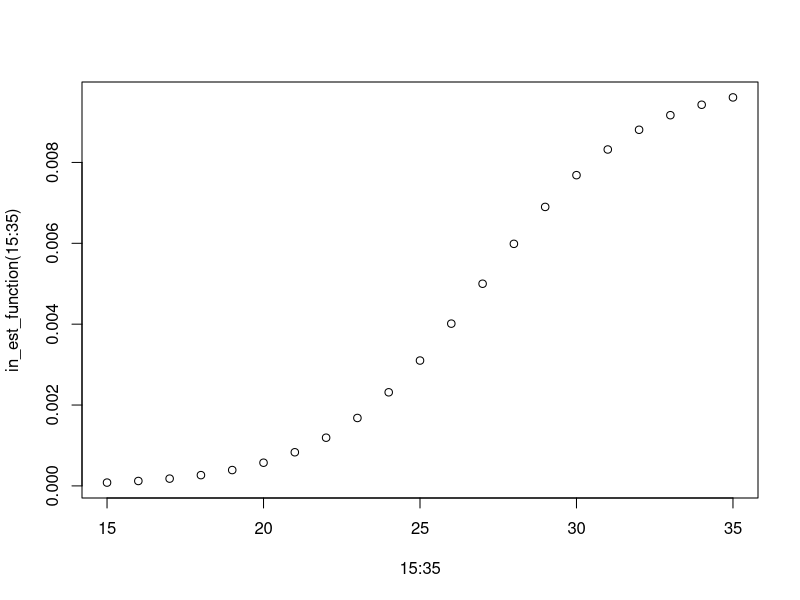
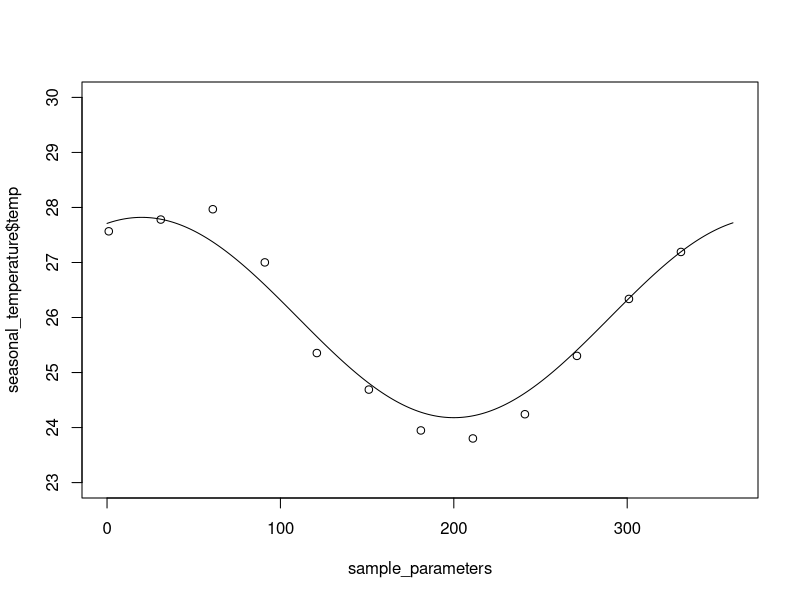
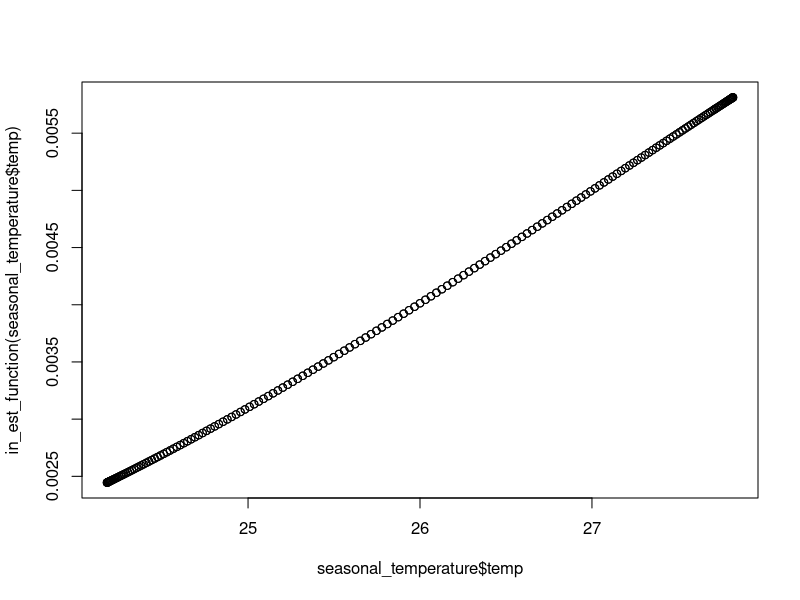
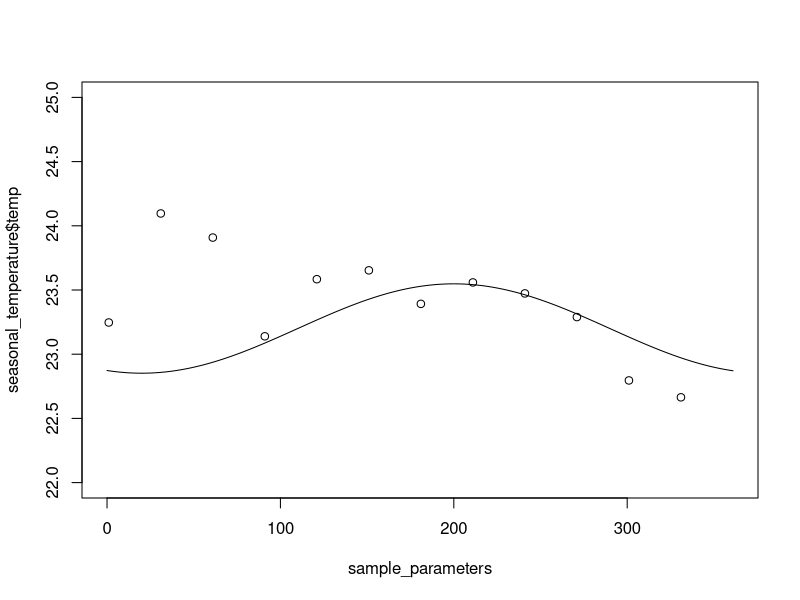
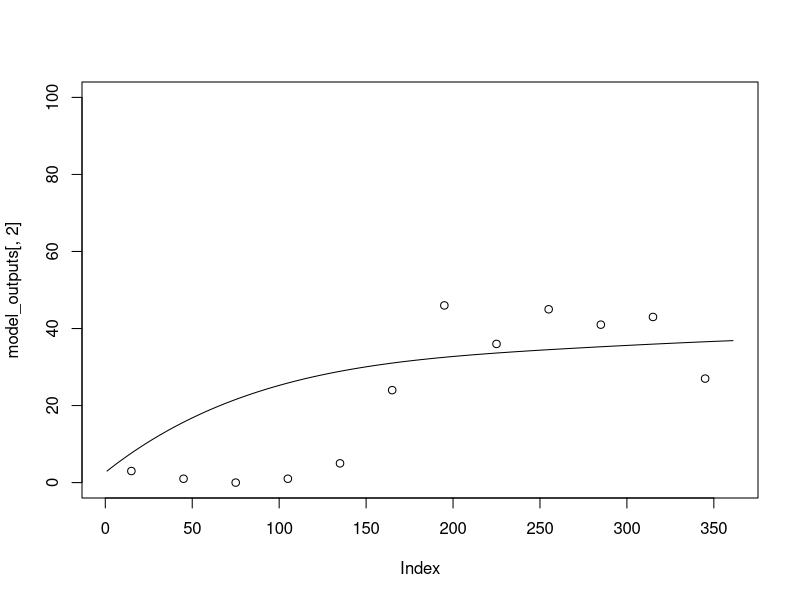
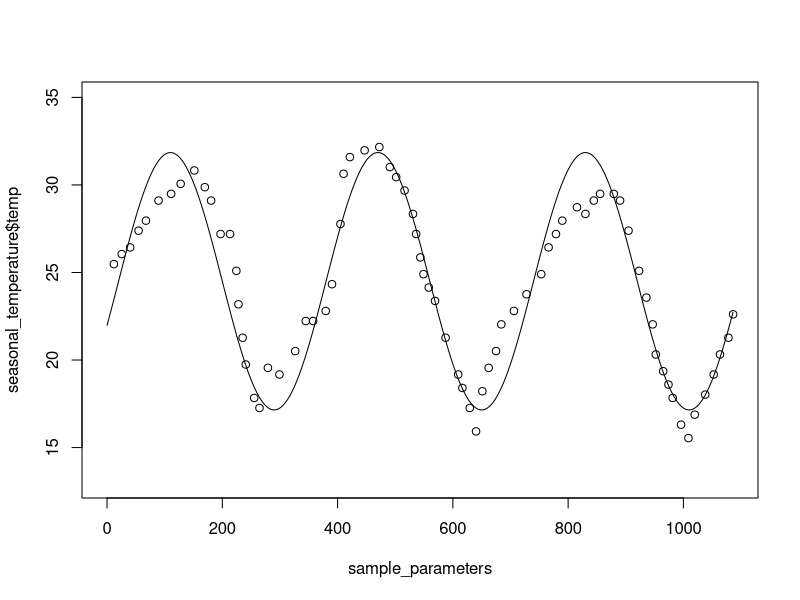
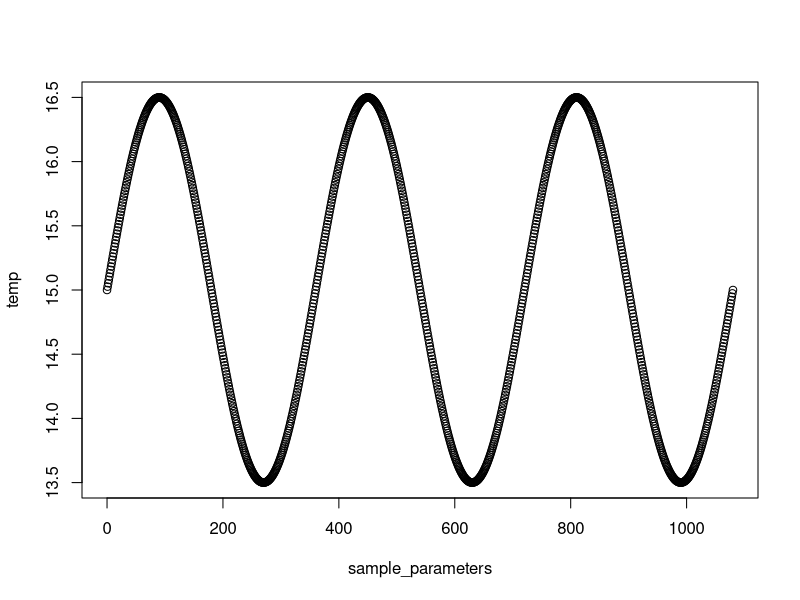
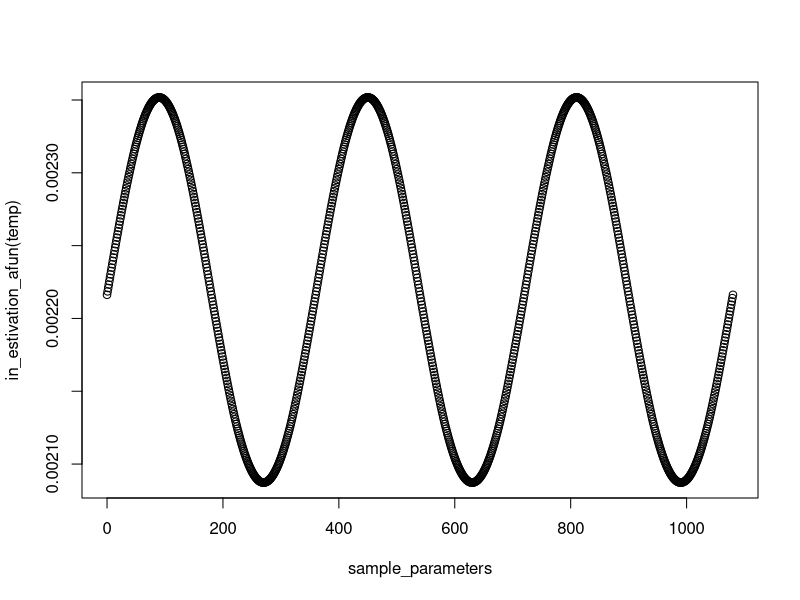

These figures' R source, in order:
#This code estimates the eastivation function with saveral field studies 
# Regarding abundance of snails with temperature. 

# Clear environmet 
rm(list = ls())

library(dplyr)


# set the temperature of half saturation for snails estivation function at high temperatures 
est_temp <- 27


# set the rate of snails move to the estivation stages
est_rate <- 0.01

# Set the steepness of estivation function for hot temperature 
steepness <-  0.4


# Define a piecewise function for vector input
in_est_function <- function(x) {
  y <- est_rate/(1+exp(-steepness*(x-est_temp)))
  return(y)
}

# Define a piecewise function for vector input
out_est_function <- function(x) {
  y <- est_rate/(1+exp(steepness*(x-est_temp)))
  return(y)
}
### we set the model to run 


plot(15:35, in_est_function(15:35))

#Call the library 
library(deSolve)


#the diff equation solver 
thermal_sensitive_model <- function(t, y, parms){
  with(as.list(c(y, parms)),
       {
         
         in_est <- in_estivation_afun(t)
         out_est <- out_estivation_afun(t)
         
         dS <- -in_est * S + out_est * SE
         dSE <- in_est * S - out_est * SE
         
         
         return(list(c(S = dS, SE = dSE)))
       })
}



######################## Kenya data ###################
# Read the CSV file for Kenya temperature data 
kenya_data <- read.csv(file = 'kenya_temp_data.csv', nrow = 120)

#Process the Kenya data to group by
kenya_data$system.time_start <- rep(1:12,  10)

# Group the data by 'year' and calculate the mean of temperature 
kenya_grouped_temperature <- kenya_data %>%
  group_by(system.time_start) %>%
  summarise_all(mean, na.rm = TRUE)

#Save the abundance of snails from Kariuki at al. 2004
kenya_snail_aboundance <- c(105,  14,  96,  74,  99, 109, 137,  78,  76,   8,   9, 28,  19,  10,  20, 118, 180, 160, 115,  96, 57, 134,
                            145, 131,   9,  12, 13,  79, 174, 249,   9, 135, 167, 128, 153, 78,   9,   8,  10,  56,   9)

## Kenya month for snails abundance 
kenya_months <- c(3:12, 1:12, 1:12, 1:7)

# Create data frame to group abundance of snails 
kenya_data <- data.frame(months = kenya_months, aboundance = kenya_snail_aboundance)

# Group the data by 'year' and calculate the mean of abundance 
kenya_grouped_aboundance <-kenya_data %>%
  group_by(months) %>%
  summarise_all(mean, na.rm = TRUE)

# We form one year data for snails shows the abundance of snails with varying temperature 
# Now we need to find best epsilon value for the fit of one year temperature 


#set a sample space for temperature 
sample_parameters <- seq(from = 0, to = length(kenya_grouped_aboundance$aboundance)*30+1, by = 1)

temperature <- 26;

epsilon <- 0.07;

m = 70

#set seasonal temperature
seasonal_temperature <-data.frame(temp = temperature * (1 + epsilon * sin(2 * pi * (m+sample_parameters)/360)))


# We plot the the temperature variation over time to see if the epsilon is a good choice 
plot(sample_parameters, seasonal_temperature$temp, type = "l", ylim = c(23, 30))
points(seq(from = 1, to = 360, by = 30), kenya_grouped_temperature$mean)


plot(seasonal_temperature$temp, in_est_function(seasonal_temperature$temp))

#After we find the epsilon and mean annual temperature we run the model with initial conditins 

# Introduce eastivation function
in_estivation_afun <- approxfun(x = sample_parameters, y = in_est_function(seasonal_temperature$temp))
out_estivation_afun <- approxfun(x = sample_parameters, y = out_est_function(seasonal_temperature$temp))



# Set time span for model running 
run_time <- seq(from = 0, to = length(kenya_grouped_aboundance$aboundance)*30, by = 1)
  
## solve the system 
model_outputs <- ode(y = c(S = kenya_grouped_aboundance$aboundance[1], SE = max(kenya_grouped_aboundance$aboundance)- kenya_grouped_aboundance$aboundance[1]), times = run_time, func = thermal_sensitive_model, parms = 0)
  
# Plotting data and simulation
pdf(file = "kenya_bulinus_one_years_abundance.pdf", width = 8, height = 8)
par(mar=c(6, 6, 5, 2), xpd = TRUE)
plot(model_outputs[,1], model_outputs[,2], col = 1,  pch = 21, lwd = 3, las = 1, ylab = "",  xlab = "", cex.lab = 2, type = "l", cex.axis=2, main = "", ylim = c(0, 200))  
points(seq(from = 15, to = length(kenya_grouped_aboundance$aboundance)*30-15, by = 30), kenya_grouped_aboundance$aboundance, col = 2, pch = 21, lwd = 3, las = 1, ylab = "",  xlab = "", cex.lab = 2, cex.axis=2)

# Adding legends
legend("topleft", legend = c("Simulation", "Data"), col = c(1, 2), pch = 21, lwd = 3)
mtext(text = "Day(s)", side = 1, line = 4, cex = 2)
mtext(text = "Abundance", side = 2, line = 4, cex = 2)
title(main =  expression(paste(italic(Bulinus)," spp. in Msambweni, Kenya for average of three years")), line = 2.5, cex.main = 1.5)

dev.off()

#set a sample space for temperature 
sample_parameters <- seq(from = 0, to = length(kenya_snail_aboundance)*30+1, by = 1)

temperature <- 26;

epsilon <- 0.07;

m = 70

#set seasonal temperature
seasonal_temperature <-data.frame(temp = temperature * (1 + epsilon * sin(2 * pi * (m+sample_parameters)/360)))


# Introduce eastivation function
in_estivation_afun <- approxfun(x = sample_parameters, y = in_est_function(seasonal_temperature$temp))
out_estivation_afun <- approxfun(x = sample_parameters, y = out_est_function(seasonal_temperature$temp))


# Set time span for model running 
run_time <- seq(from = 0, to = length(kenya_snail_aboundance)*30, by = 1)

## solve the system 
model_outputs <- ode(y = c(S = kenya_snail_aboundance[1], SE = max(kenya_snail_aboundance)- kenya_snail_aboundance[1]), times = run_time, func = thermal_sensitive_model, parms = 0)

# Plotting data and simulation
pdf(file = "kenya_bulinus_three_years_abundance.pdf", width = 8, height = 8)
par(mar=c(6, 6, 5, 2), xpd = TRUE)
plot(model_outputs[,1], model_outputs[,2], col = 1,  pch = 21, lwd = 3, las = 1, ylab = "",  xlab = "", cex.lab = 2, type = "l", cex.axis=2, main = "", ylim = c(0, 200))  
points(seq(from = 15, to = length(kenya_snail_aboundance)*30-15, by = 30), kenya_snail_aboundance, col = 2, pch = 21, lwd = 3, las = 1, ylab = "",  xlab = "", cex.lab = 2, cex.axis=2)

# Adding legends
legend("topleft", legend = c("Simulation", "Data"), col = c(1, 2), pch = 21, lwd = 3)
mtext(text = "Day(s)", side = 1, line = 4, cex = 2)
mtext(text = "Abundance", side = 2, line = 4, cex = 2)
title(main =  expression(paste(italic(Bulinus)," spp. in Msambweni, Kenya for three years")), line = 2.5, cex.main = 1.5)

dev.off()


################################## Tanzania data #######################

# Read the CSV file
tanzania_data <- read.csv(file = 'tanzania_temp_data.csv', nrow = 120)

# Generate class data to group temperature and take mean 
tanzania_data$system.time_start <- rep(1:12,  10)


# Group the data by 'year' and calculate the mean for each variable
tanzania_grouped_data <-tanzania_data %>%
  group_by(system.time_start) %>%
  summarise_all(mean, na.rm = TRUE)

#  These data are from Starkloff at al. 2023

tanzania_sanil_aboundance_non_desica <- c(19, 12, 13, 17, 18, 29, 29, 24, 28, 27, 31, 28)
tanzania_sanil_aboundance_desica <- c(3,  1,  0,  1,  5, 24, 46, 36, 45, 41, 43, 27)

#set a sample space for temperature 
sample_parameters <- seq(from = 0, to = length(kenya_grouped_aboundance$aboundance)*30+1, by = 1)

temperature <- 23.2;

epsilon <- 0.015;

m = 250

#set seasonal temperature
seasonal_temperature <-data.frame(temp = temperature * (1 + epsilon * sin(2 * pi * (m+sample_parameters)/360)))


# We plot the the temperature variation over time to see if the epsilon is a good choice 
plot(sample_parameters, seasonal_temperature$temp, type = "l", ylim = c(22, 25))
points(seq(from = 1, to = 360, by = 30), tanzania_grouped_data$mean)



#After we find the epsilon and mean annual temperature we run the model with initial conditins 

# Introduce eastivation function
in_estivation_afun <- approxfun(x = sample_parameters, y = in_est_function(seasonal_temperature$temp))
out_estivation_afun <- approxfun(x = sample_parameters, y = out_est_function(seasonal_temperature$temp))


####### run with non_desica area

# Set time span for model running 
run_time <- seq(from = 0, to = length(tanzania_sanil_aboundance_non_desica)*30, by = 1)

## solve the system 
model_outputs <- ode(y = c(S = tanzania_sanil_aboundance_non_desica[1], SE = max(tanzania_sanil_aboundance_non_desica)-tanzania_sanil_aboundance_non_desica[1]), times = run_time, func = thermal_sensitive_model, parms = 0)

# Plotting data and simulation
pdf(file = "tanzania_bulinus_abundance.pdf", width = 8, height = 8)
par(mar=c(6, 6, 5, 2), xpd = TRUE)
plot(model_outputs[,1], model_outputs[,2], col = 1,  pch = 21, lwd = 3, las = 1, ylab = "",  xlab = "", cex.lab = 2, type = "l", cex.axis=2, main = "", ylim = c(0, 50))  
points(seq(from = 15, to = length(tanzania_sanil_aboundance_non_desica)*30-15, by = 30), tanzania_sanil_aboundance_non_desica, col = 2, pch = 21, lwd = 3, las = 1, ylab = "",  xlab = "", cex.lab = 2, cex.axis=2)

# Adding legends
legend("topleft", legend = c("Simulation", "Data"), col = c(1, 2), pch = 21, lwd = 3)
mtext(text = "Day(s)", side = 1, line = 4, cex = 2)
mtext(text = "Abundance", side = 2, line = 4, cex = 2)
title(main =  expression(paste(italic(Bulinus)," spp. in Tanzanian districts of the Lake Victoria")), line = 2.5, cex.main = 1.5)

dev.off()

#run with  desication area

## solve the system 
model_outputs <- ode(y = c(S = tanzania_sanil_aboundance_desica[1], SE = max(tanzania_sanil_aboundance_desica)-tanzania_sanil_aboundance_desica[1]), times = run_time, func = thermal_sensitive_model, parms = 0)


plot(model_outputs[,2], type = "l", ylim = c(0, 100))
points(seq(from = 15, to = length(tanzania_sanil_aboundance_desica)*30-15, by = 30), tanzania_sanil_aboundance_desica)


################################ R.F. sturrock et al. ####################
# We start with seting our eastivation function

# Collection in May 1992, IN Richard Toll lies on the southern bank of the senegal River


time_vary_temp <-  c(25.478, 26.051, 26.433, 27.389, 27.962, 29.108, 29.49, 30.064,  30.828,
                29.873, 29.108, 27.197, 27.197, 25.096, 23.185, 21.274, 19.745, 17.834,
                17.261, 19.554, 19.172, 20.51, 22.229, 22.229, 22.803, 24.331, 27.771,
                30.637, 31.592, 31.975, 32.166, 31.019, 30.446, 29.682, 28.344, 27.197,
                25.86,  24.904, 24.14, 23.376, 21.274, 19.172,  18.408, 17.261, 15.924,
                18.217, 19.554, 20.51, 22.038, 22.803, 23.758, 24.904, 26.433, 27.197,
                27.962, 28.726, 28.344, 29.108, 29.49, 29.49, 29.108, 27.389, 25.096,
                23.567, 22.038, 20.318, 19.363, 18.599, 17.834, 16.306, 15.541, 16.879,
                18.025, 19.172, 20.318, 21.274, 22.611)

time_temp <- c(11.86,   25.54,   40.13,   54.72,   67.49,   89.38,  111.27,  127.69,  151.40,  169.64,  180.59,  197.00,  213.42,  224.36,  228.01,  235.31,
               240.78,  255.37,  264.50,  279.09,  299.15,  326.51,  344.76,  357.52,  379.41,  390.36,  404.95,  410.42,  421.37,  446.91,  472.44,  490.68,
               501.63,  516.22,  530.81,  536.29,  543.58,  549.06,  558.18,  569.12,  587.36,  609.25,  616.55,  629.32,  640.26,  651.21, 662.15,  674.92,
               684.04,  705.93,  727.82,  753.36,  766.12,  778.89,  789.84,  815.37,  829.97,  844.56,  855.50,  879.22,  890.16,  904.76,  923.00,  935.77,
               946.71,  952.18,  964.95,  974.07,  981.37,  995.96, 1008.73, 1019.67, 1037.92, 1052.51, 1063.45, 1078.05, 1086.25)



# make one year seasonal temperature variation 

temperature <- 24.5;

epsilon <- 0.3;

m = -20

sample_parameters <- seq(from = 0, to = 1086, by = 1)


#set seasonal temperature
seasonal_temperature <-data.frame(temp = temperature * (1 + epsilon * sin(2 * pi * (m+sample_parameters)/360)))


# We plot the the temperature variation over time to see if the epsilon is a good choice 
plot(sample_parameters, seasonal_temperature$temp, type = "l", ylim = c(13, 35))
points(time_temp, time_vary_temp)


abundance_snail_year_1 <- c(0.2769230,0.3661538,0.3938461,0.3384615,0.2646153,0.3907692,0.3323076,0.2676923,
                            0.2830769,0.2307692,0.3015384,0.3661538,0.36,0.4061538,0.3076923,0.4338461,0.4953846,
                            0.3384615,0.3538461,0.4061538,0.4984615,0.56,0.5323076,0.6030769,0.6430769)
abundance_snail_year_1 <- (10^abundance_snail_year_1-1)*85

abundance_snail_year_2 <-c(0.5544973,0.4613756,0.5714285,0.5333333,0.5714285,0.5502645,0.4656084,0.4402116,0.3767195,
                           0.2793650,0.1566137,0.2835978,0.2920634,0.3894179,0.3174603,0.4021164,0.435978,0.3894179,
                          0.3301587,0.2751322,0.3894179,0.4190476,0.4613756,0.3386243,0.4190476)
abundance_snail_year_2 <- (10^abundance_snail_year_2-1)*85

abundance_snail_year_3 <-c(0.36258,0.39136,0.46043,0.40863,0.54100,0.25323,0.34532,0.29928,0.18992,0.29928,0.23021,0.28776,
                           0.40287,0.26474,0.17266,0.18992,0.21294,0.25323,0.22446,0.35683,0.37985,0.56978,0.48345,0.56978,0.72517)
abundance_snail_year_3 <- (10^abundance_snail_year_3-1)*85


average_of_three_years <- (abundance_snail_year_1+abundance_snail_year_2+abundance_snail_year_3)/3

sample_parameters <- seq(from = 0, to = length(average_of_three_years)*14, by = 1)


#set seasonal temperature
seasonal_temperature <-data.frame(temp = temperature * (1 + epsilon * sin(2 * pi * (m+sample_parameters)/360)))


# Introduce eastivation function
in_estivation_afun <- approxfun(x = sample_parameters, y = in_est_function(seasonal_temperature$temp))
out_estivation_afun <- approxfun(x = sample_parameters, y = out_est_function(seasonal_temperature$temp))

# Set time span for model running 
run_time <- seq(from = 0, to = length(sample_parameters)-1, by = 1)

## solve the system 
model_outputs <- ode(y = c(S = average_of_three_years[1], SE = max(average_of_three_years)-average_of_three_years[1]), times = run_time, func = thermal_sensitive_model, parms = 0)


# Plotting data and simulation
pdf(file = "richard_toll_bulinus_one_years_abundance.pdf", width = 8, height = 8)
par(mar=c(6, 6, 5, 2), xpd = TRUE)
plot(model_outputs[,1], model_outputs[,2], col = 1,  pch = 21, lwd = 3, las = 1, ylab = "",  xlab = "", cex.lab = 2, type = "l", cex.axis=2, main = "", ylim = c(min(average_of_three_years)-70, max(average_of_three_years)+150))  
points(seq(from = 14, to = length(average_of_three_years)*14, by = 14), average_of_three_years, col = 2, pch = 21, lwd = 3, las = 1, ylab = "",  xlab = "", cex.lab = 2, cex.axis=2)

# Adding legends
legend("topleft", legend = c("Simulation", "Data"), col = c(1, 2), pch = 21, lwd = 3)
mtext(text = "Day(s)", side = 1, line = 4, cex = 2)
mtext(text = "Abundance", side = 2, line = 4, cex = 2)
title(main =  expression(paste(italic(Bulinus)," spp. in Richard Toll")), line = 2.5, cex.main = 1.5)

dev.off()

###### Run for three years 


sample_parameters <- seq(from = 0, to = length(average_of_three_years)*14*3, by = 1)


#set seasonal temperature
seasonal_temperature <-data.frame(temp = temperature * (1 + epsilon * sin(2 * pi * (m+sample_parameters)/360)))


# Introduce eastivation function
in_estivation_afun <- approxfun(x = sample_parameters, y = in_est_function(seasonal_temperature$temp))
out_estivation_afun <- approxfun(x = sample_parameters, y = out_est_function(seasonal_temperature$temp))

# Set time span for model running 
run_time <- seq(from = 0, to = length(sample_parameters)-1, by = 1)

## solve the system 
model_outputs <- ode(y = c(S = abundance_snail_year_1[1], SE = max(abundance_snail_year_1)-abundance_snail_year_1[1]), times = run_time, func = thermal_sensitive_model, parms = 0)

# Plotting data and simulation
pdf(file = "richard_toll_bulinus_three_years_abundance.pdf", width = 8, height = 8)
par(mar=c(6, 6, 5, 2), xpd = TRUE)
plot(model_outputs[,1], model_outputs[,2], col = 1,  pch = 21, lwd = 3, las = 1, ylab = "",  xlab = "", cex.lab = 2, type = "l", cex.axis=2, main = "", ylim = c(min(average_of_three_years)-70, max(average_of_three_years)+150))  
points(seq(from = 14, to = length(average_of_three_years)*14*3, by = 14), c(abundance_snail_year_1, abundance_snail_year_2, abundance_snail_year_3), col = 2, pch = 21, lwd = 3, las = 1, ylab = "",  xlab = "", cex.lab = 2, cex.axis=2)

# Adding legends
legend("topleft", legend = c("Simulation", "Data"), col = c(1, 2), pch = 21, lwd = 3)
mtext(text = "Day(s)", side = 1, line = 4, cex = 2)
mtext(text = "Abundance", side = 2, line = 4, cex = 2)
title(main =  expression(paste(italic(Bulinus)," spp. in Richard Toll")), line = 2.5, cex.main = 1.5)

dev.off()



mid_temp <- 15
epsilon <- 0.1
year <- 3
sample_parameters <- seq(from = 0, to = 360*year, by = 1)


#set seasonal temperature
temp = mid_temp * (1 + epsilon * sin(2 * pi * (sample_parameters)/360))

plot(sample_parameters, temp)
plot(sample_parameters, in_estivation_afun(temp))
